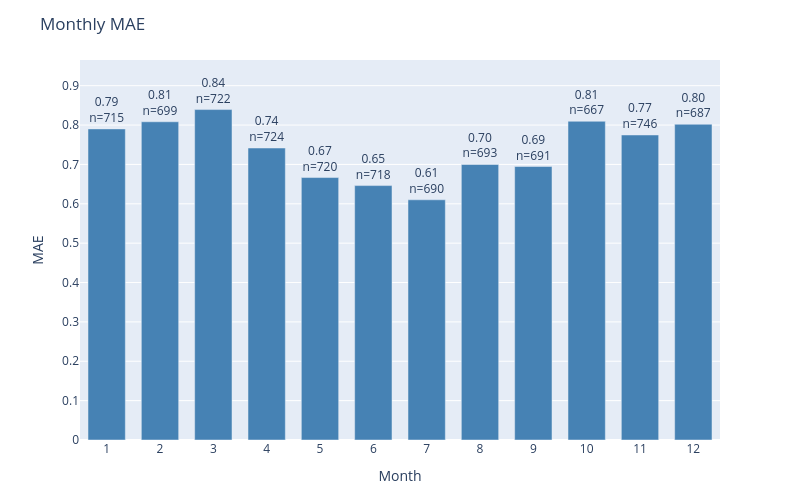

The notebook cell saved with this chart:
### Code cell
plot_error_by_group(
    df=results_test,
    y_true_col='actual',
    y_pred_col='prediction',
    date_col='dt_prediction',
    group_by='month',
    metric='mae',
    title='Monthly MAE'
)

### Figure 1 — Plotly figure (JSON) as saved in the notebook; plotly's stock layout.template omitted (floating-point values rounded to 4 significant figures)
{"data": [{"marker": {"color": "steelblue"}, "text": ["0.79<br>n=715", "0.81<br>n=699", "0.84<br>n=722", "0.74<br>n=724", "0.67<br>n=720", "0.65<br>n=718", "0.61<br>n=690", "0.70<br>n=693", "0.69<br>n=691", "0.81<br>n=667", "0.77<br>n=746", "0.80<br>n=687"], "textposition": "outside", "type": "bar", "x": ["1", "2", "3", "4", "5", "6", "7", "8", "9", "10", "11", "12"], "y": [0.7902, 0.8083, 0.8393, 0.7417, 0.6667, 0.6462, 0.6101, 0.6999, 0.6946, 0.8096, 0.7748, 0.802]}], "layout": {"bargap": 0.3, "height": 500, "margin": {"b": 60, "t": 60}, "title": {"text": "Monthly MAE"}, "uniformtext": {"minsize": 8, "mode": "hide"}, "width": 800, "xaxis": {"title": {"text": "Month"}}, "yaxis": {"range": [0, 0.9652], "title": {"text": "MAE"}}}}
